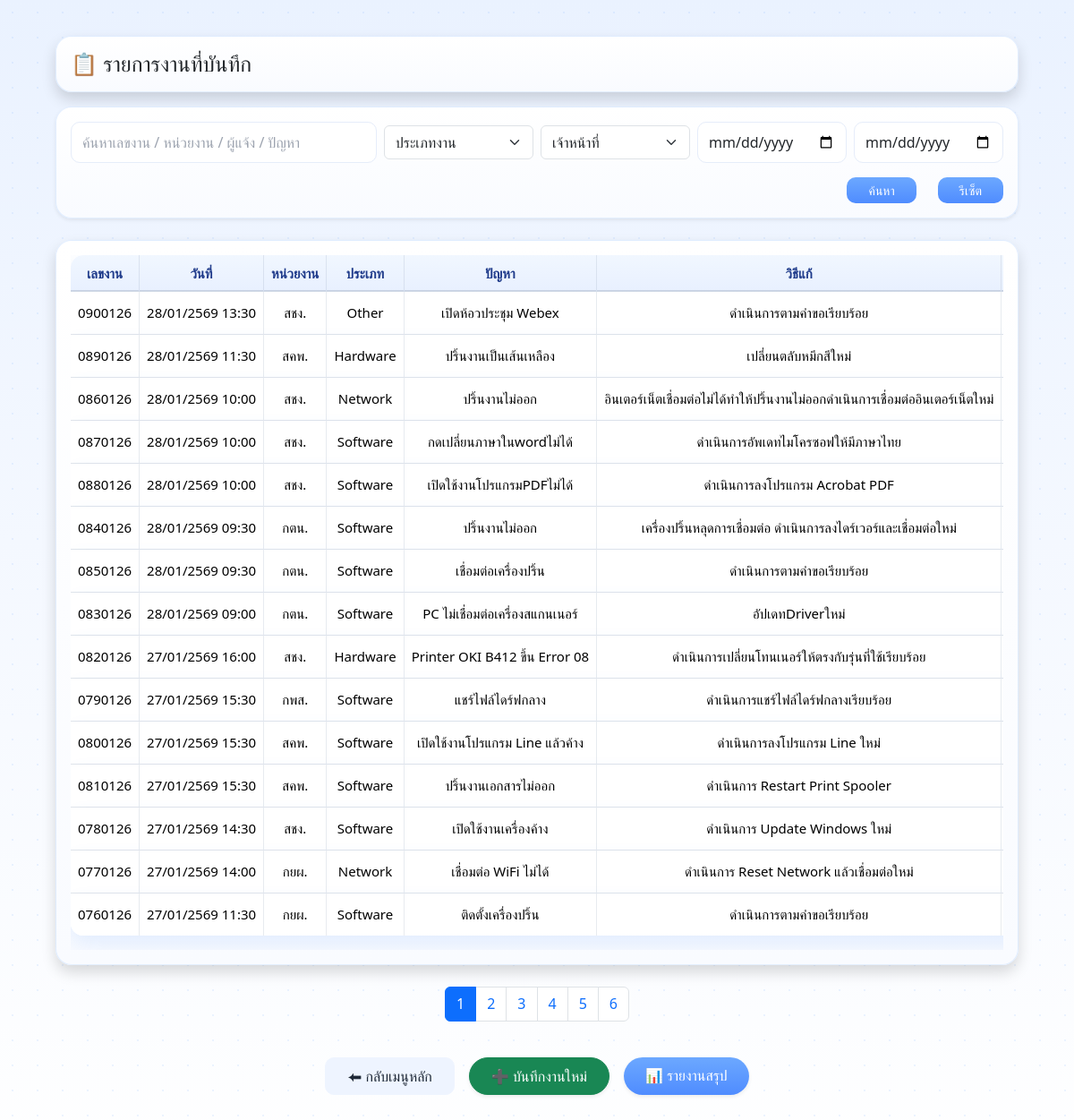
/list, run on an earlier commit of the app's database.
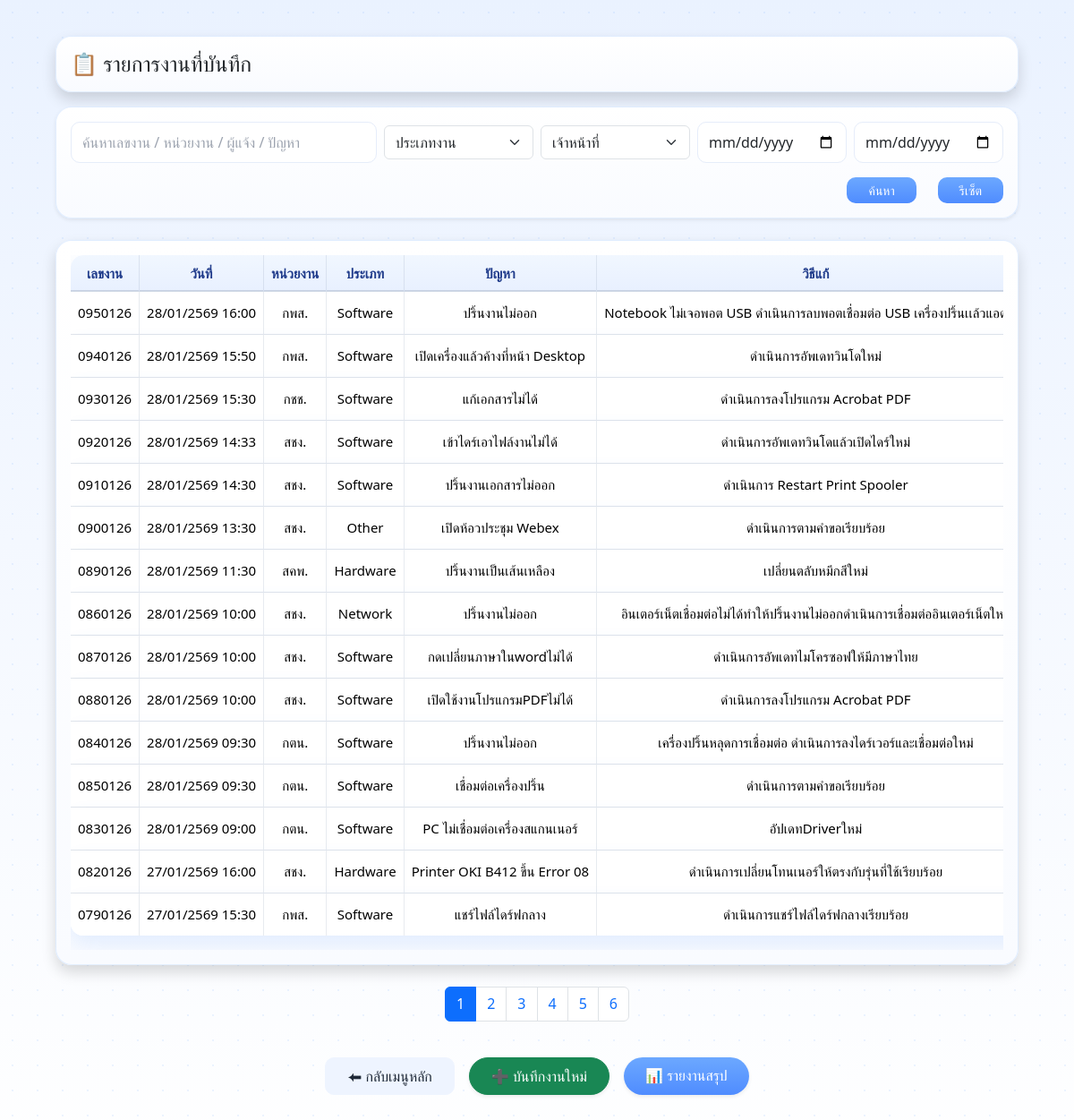
And on a later commit of the database.
### tables this page shows
CREATE TABLE reports (
            id INTEGER PRIMARY KEY AUTOINCREMENT,
            work_no TEXT UNIQUE,
            receive_datetime TEXT,
            department TEXT,
            reporter TEXT,
            job_type TEXT,
            asset_no TEXT,
            problem TEXT,
            solution TEXT,
            completed_datetime TEXT,
            close_note TEXT,
            confirm_name TEXT,
            signature TEXT,
            created_at TEXT
        );

### app.py (the view, shortened to what this page needs)
@app.route("/list")
def list_reports():
    from datetime import datetime
    import math
    PER_PAGE = 15
    page = request.args.get("page", 1, type=int)
    q = request.args.get("q", "").strip()
    job_type = request.args.get("job_type", "")
    staff = request.args.get("staff")          # 👈 รับค่าจาก work_compare
    date_from = request.args.get("date_from", "")
    date_to = request.args.get("date_to", "")
    now = datetime.now()
    conn = sqlite3.connect(DB_NAME)
    cursor = conn.cursor()
    where = "WHERE 1=1"
    params = []
    if job_type:
        where += " AND job_type = ?"
        params.append(job_type)
    if staff:
        where += " AND confirm_name = ?"
        params.append(staff)
    if date_from and date_to:
        where += " AND receive_datetime >= ?"
        params.append(f"{date_from} 00:00")
        where += " AND receive_datetime <= ?"
        params.append(f"{date_to} 23:59")
    else:
        where += " AND receive_datetime IS NOT NULL AND receive_datetime != ''"
        current_year = now.strftime("%Y")
        current_month = now.strftime("%m")
        where += " AND substr(receive_datetime, 1, 4) = ?"
        params.append(current_year)
        where += " AND substr(receive_datetime, 6, 2) = ?"
        params.append(current_month)
    cursor.execute(f"SELECT COUNT(*) FROM reports {where}", params)
    total_rows = cursor.fetchone()[0]
    total_pages = math.ceil(total_rows / PER_PAGE) if total_rows else 1
    if page > total_pages:
        page = total_pages
    if page < 1:
        page = 1
    offset = (page - 1) * PER_PAGE
    cursor.execute(f"""
        SELECT
            id,
            work_no,
            receive_datetime,
            department,
            job_type,
            problem,
            solution,
            reporter
        FROM reports
        {where}
        ORDER BY receive_datetime DESC
        LIMIT ? OFFSET ?
    """, params + [PER_PAGE, offset])
    raw = cursor.fetchall()
    conn.close()
    reports = raw
    return render_template(
        "list.html",
        reports=reports,
        get_department_full=get_department_full,
        format_date_th=format_date_th,
        page=page,
        total_pages=total_pages,
        keyword=q,
        job_type=job_type,
        date_from=date_from,
        date_to=date_to,
        staff=staff,   # 👈 ส่งให้ template ใช้ต่อ
    )

### app.py (called while the page is built)
def get_db():
    conn = sqlite3.connect("report.db")
    conn.row_factory = sqlite3.Row
    return conn

def get_department_full(code):
    conn = get_db()
    cur = conn.cursor()
    cur.execute(
        "SELECT full_name FROM departments WHERE short_name = ?",
        (code,)
    )
    row = cur.fetchone()
    conn.close()
    return row[0] if row else code

def format_date_th(date_str):
    if not date_str:
        return ""
    try:
        dt = datetime.strptime(date_str, "%Y-%m-%d %H:%M")
        year_be = dt.year + 543
        return f"{dt.day:02d}/{dt.month:02d}/{year_be} {dt.strftime('%H:%M')}"
    except:
        return ""

### templates/list.html (shortened to what the changed rows need)
<!DOCTYPE html>
<html lang="th">
<head>
    <link href="https://cdn.jsdelivr.net/npm/bootstrap@5.3.2/dist/css/bootstrap.min.css" rel="stylesheet">
    <link rel="stylesheet" href="/static/theme.css">
</head>
<body>
<div class="container mt-2 mb-5">
    <div class="card shadow">
        <div class="card-body pt-3">
            <div class="table-responsive">
                <table class="table table-hover align-middle">
                    <thead class="table-light">
                        <tr>
                            <th>เลขงาน</th>
                            <th>วันที่</th>
                            <th>หน่วยงาน</th>
                            <th>ประเภท</th>
                            <th>ปัญหา</th>
                            <th>วิธีแก้</th>
                        </tr>
                    </thead>
                    <tbody>
                        {% for r in reports %}
                        <tr>
                            <td>{{ r[1] }}</td>
                            <td>{{ format_date_th(r[2]) }}</td>
                            <td title="{{ get_department_full(r[3]) }}">
                                {{ r[3] }}
                            </td>
                            <td>{{ r[4] }}</td>
                            <td>{{ r[5] }}</td>
                            <td>{{ r[6] }}</td>
                        </tr>
                        {% endfor %}
                    </tbody>
                </table>
            </div>
        </div>
    </div>
    {% if total_pages > 1 %}
    <div class="d-flex justify-content-center my-4">
    <nav>
        <ul class="pagination">
        {% for p in range(1, total_pages + 1) %}
            {% if p == page %}
            <li class="page-item active">
                <span class="page-link">{{ p }}</span>
            </li>
            {% else %}
            <li class="page-item">
                <a class="page-link"
                href="{{ url_for(
                    'list_reports',
                    page=p,
                    q=keyword,
                    job_type=job_type,
                    date_from=date_from,
                    date_to=date_to,
                    staff=staff
                ) }}">
                {{ p }}
                </a>
            </li>
            {% endif %}
        {% endfor %}
        </ul>
    </nav>
    </div>
    {% endif %}
</div>
</body>
</html>

What changed in the data, as far as the page shows it:
no longer on this page (row unchanged): reports: work_no "0800126", receive_datetime "27/01/2569 15:30", department "สคพ.", job_type "Software", problem "เปิดใช้งานโปรแกรม Line แล้วค้าง", solution "ดำเนินการลงโปรแกรม Line ใหม่"
no longer on this page (row unchanged): reports: work_no "0810126", receive_datetime "27/01/2569 15:30", department "สคพ.", job_type "Software", problem "ปริ้นงานเอกสารไม่ออก", solution "ดำเนินการ Restart Print Spooler"
no longer on this page (row unchanged): reports: work_no "0780126", receive_datetime "27/01/2569 14:30", department "สชง.", job_type "Software", problem "เปิดใช้งานเครื่องค้าง", solution "ดำเนินการ Update Windows ใหม่"
no longer on this page (row unchanged): reports: work_no "0770126", receive_datetime "27/01/2569 14:00", department "กยผ.", job_type "Network", problem "เชื่อมต่อ WiFi ไม่ได้", solution "ดำเนินการ Reset Network แล้วเชื่อมต่อใหม่"
no longer on this page (row unchanged): reports: work_no "0760126", receive_datetime "27/01/2569 11:30", department "กยผ.", job_type "Software", problem "ติดตั้งเครื่องปริ้น", solution "ดำเนินการตามคำขอเรียบร้อย"
added reports: work_no "0950126", receive_datetime "28/01/2569 16:00", department "กพส.", job_type "Software", problem "ปริ้นงานไม่ออก", solution "Notebook ไม่เจอพอต USB ดำเนินการลบพอตเชื่อมต่อ USB…"
added reports: work_no "0940126", receive_datetime "28/01/2569 15:50", department "กพส.", job_type "Software", problem "เปิดเครื่องแล้วค้างที่หน้า Desktop", solution "ดำเนินการอัพเดทวินโดใหม่"
added reports: work_no "0930126", receive_datetime "28/01/2569 15:30", department "กชช.", job_type "Software", problem "แก้เอกสารไม่ได้", solution "ดำเนินการลงโปรแกรม Acrobat PDF"
added reports: work_no "0920126", receive_datetime "28/01/2569 14:33", department "สชง.", job_type "Software", problem "เข้าไดร์เอาไฟล์งานไม่ได้", solution "ดำเนินการอัพเดทวินโดแล้วเปิดไดร์ใหม่"
added reports: work_no "0910126", receive_datetime "28/01/2569 14:30", department "สชง.", job_type "Software", problem "ปริ้นงานเอกสารไม่ออก", solution "ดำเนินการ Restart Print Spooler"
